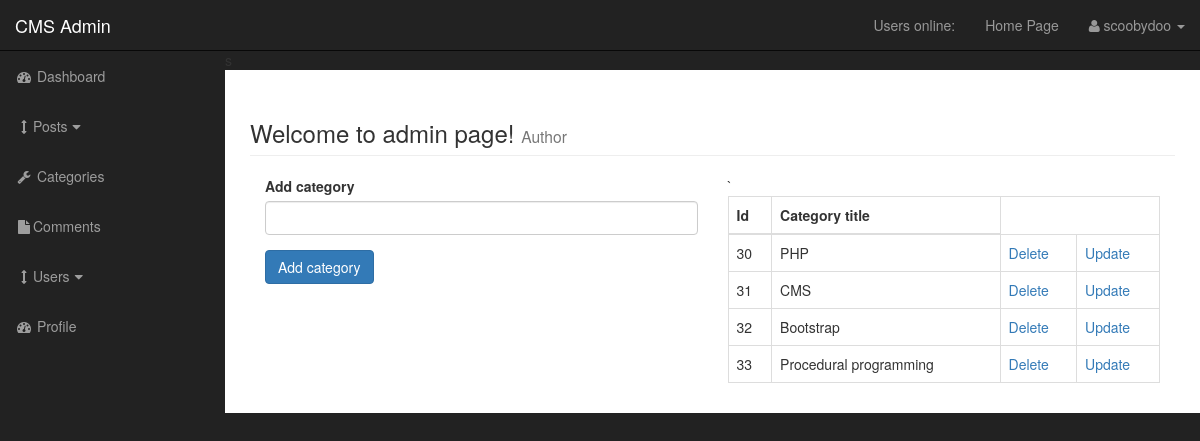
The app's page /admin/categories_admin.php (signed in) with its own data.
### tables this page shows
CREATE TABLE `categories` (
  `cat_id` int(11) NOT NULL,
  `cat_title` varchar(255) NOT NULL
);

### admin/functions_admin.php (the view, shortened to what this page needs)
<?php
function find_all_categories(){
    global $conn_db_cms;
    $query = "SELECT * FROM categories";
    $select_categories = mysqli_query($conn_db_cms, $query);
    while($row = mysqli_fetch_array($select_categories )){
        $cat_title =  $row['cat_title'];
        $cat_id =  $row['cat_id'];
        echo "<tr>";
        echo "<td>{$cat_id}</td>";
        echo "<td>{$cat_title}</td>";
        echo "<td><a href = 'categories_admin.php?delete={$cat_id}'> Delete</a></td>";
        echo "<td><a href = 'categories_admin.php?edit={$cat_id}'>Update</a></td>";
        echo "</tr>";
    }
}
?>

### admin/css/sb-admin.css (style rules this page uses)
body { margin-top: 100px; background-color: #222; }
@media (min-width:768px) { body { margin-top: 50px; } }

### records on screen
categories: cat_id "30", cat_title "PHP"
categories: cat_id "31", cat_title "CMS"
categories: cat_id "32", cat_title "Bootstrap"
categories: cat_id "33", cat_title "Procedural programming"

### other values on screen
$_SESSION['username'] "scoobydoo"
